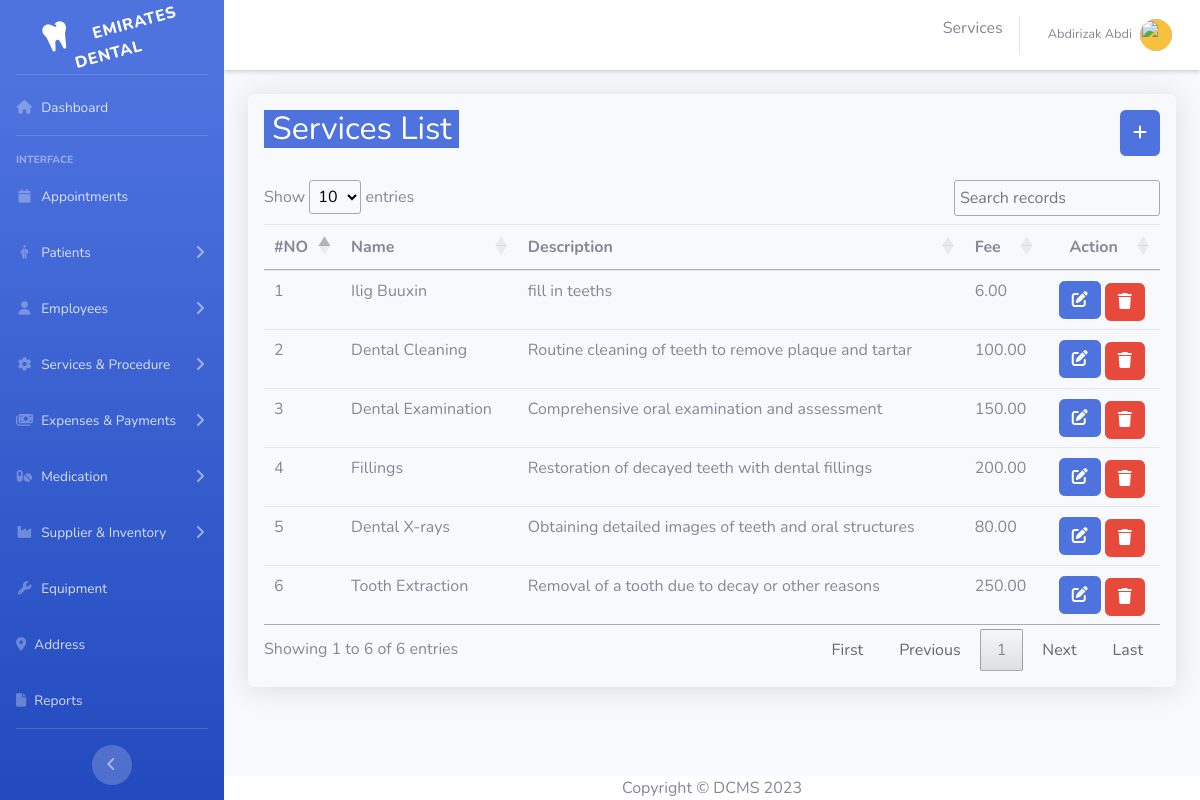
Screenshot of /index.php?page=services (signed in) with the database file from the repository.
### tables this page shows
CREATE TABLE `services` (
  `service_id` int(11) NOT NULL,
  `name` varchar(50) NOT NULL,
  `description` text DEFAULT NULL,
  `fee` decimal(10,2) NOT NULL
);

### index.php (called while the page is built, shortened)
<?php
$is404 = false;
$page = '';
if(isset($_GET['page']) && !empty($_GET['page'])){
    $page = $_GET['page'];
    $title = $titles[$page]["title"];
    $file = $titles[$page]["path"]."/$page.php";
}
elseif(!in_array($page, $titles)){
    $is404 = true;
}
else{
    header("Location: index.php?page=dashboard");
}
require_once('./includes/header.php');
require_once('./includes/sidebar.php');
require_once($is404 ? './includes/404.php' : $file );
require_once('./includes/footer.php');
?>

### app/services/services.php (the view, shortened to what this page needs)
<?php
include_once('./app/database/conn.php')
?>
<!DOCTYPE html>
<html>
<head>
</head>
<div class="container-fluid ">
        <div class=" mt-1 p-3 rounded overflow-auto shadow">
            <div class='small' id='small'></div>
            <div class='d-flex justify-content-between mb-4'>
                <h2 class="text-center text-white bg-primary px-2">Services List</h2>
                <button type="button" class="btn btn-primary me-5" data-toggle="modal" data-target="#serviceModal">
                    <i class="fa-solid fa-plus "></i>
                </button>
            </div>
            <table class="table table-hover" id="dataTable">
                <thead>
                    <tr>
                        <th scope="col">#NO</th>
                        <th>Name</th>
                        <th>Description</th>
                        <th>Fee</th>
                        <th class="text-center">Action</th>
                    </tr>
                </thead>
                <tbody>
                    <?php
                    $count = 0;
                    $sql = "SELECT * FROM services";
                    $result = mysqli_query($conn, $sql);
                    while ($row = mysqli_fetch_assoc($result)) {
                        $count++;
                        echo "<tr>";
                        echo "<td>" . $count . "</td>";
                        echo "<td>" . $row["name"] . "</td>";
                        echo "<td>" . $row["description"] . "</td>";
                        echo "<td>" . $row["fee"] . "</td>";
                        echo "<td class='text-center'>
                            <button  class='btn btn-primary' onclick='editServices(" . $row['service_id'] . ")'> <i class='fa fa-edit'></i> </button>
                            <a href='#' class='btn btn-danger ms-2 mt-1' onclick='deleteServices(" . $row['service_id'] . ")'> <i class='fa fa-trash'></i> </a>
                          </td>";
                        echo "</tr>";
                    }
                    ?>
                </tbody>
            </table>
        </div>
    </div>
</html>

### includes/header.php (shortened to what this page needs)
<!DOCTYPE html>
<html lang="en">
<head>
    <link rel="stylesheet" href="./vendor/fontawesome/css/all.min.css">
    <link href="css/sb-admin-2.min.css" rel="stylesheet">
    <link href="./vendor/fullcalendar/lib/main.min.css" rel="stylesheet">
    <link href="./vendor/DataTables/DataTables/css/jquery.dataTables.min.css" rel="stylesheet">
    <link href="./vendor/DataTables/Buttons/css/buttons.dataTables.min.css" rel="stylesheet">
    <link href="./vendor/select2/css/select2.css" rel="stylesheet">
</head>
<body id="page-top">
    <div id="wrapper">

### includes/sidebar.php (shortened to what this page needs)
<ul class="navbar-nav bg-gradient-primary sidebar sidebar-dark accordion" id="accordionSidebar">
    <a class="sidebar-brand d-flex align-items-center justify-content-center" href="index.php">
        <div class="sidebar-brand-icon rotate-n-15">
            <i class="fas fa-tooth"></i>
            <div class="sidebar-brand-text mx-3">Emirates Dental</div>
        </div>
    </a>
    <hr class="sidebar-divider my-1">
    <li class="nav-item">
        <a class="nav-link" href="index.php?page=dashboard">
            <i class="fas fa-fw fa-house"></i>
            <span>Dashboard</span></a>
    </li>
    <hr class="sidebar-divider">
    <div class="sidebar-heading">
        Interface
    </div>
    <li class="nav-item">
        <a class="nav-link" href="index.php?page=appointment">
            <i class="fa fa-fw fa-calendar"></i>
            <span>Appointments</span>
        </a>
    </li>
    <li class="nav-item">
        <a class="nav-link collapsed" href="#" data-toggle="collapse" data-target="#collapsePatient" aria-expanded="true" aria-controls="collapseUtilities">
            <i class="fa-solid fa-fw fa-person-half-dress"></i>
            <span>Patients</span>
        </a>
    </li>
    <li class="nav-item">
        <a class="nav-link collapsed" href="#" data-toggle="collapse" data-target="#collapseStaff" aria-expanded="true" aria-controls="collapseUtilities">
            <i class="fas fa-fw fa-user"></i>
            <span>Employees</span>
        </a>
    </li>
    <li class="nav-item">
        <a class="nav-link collapsed" href="#" data-toggle="collapse" data-target="#collapseServices" aria-expanded="true" aria-controls="collapseUtilities">
            <i class="fas fa-fw fa-gear"></i>
            <span>Services & Procedure</span>
        </a>
    </li>
    <li class="nav-item">
        <a class="nav-link collapsed" href="#" data-toggle="collapse" data-target="#collapseExpenses" aria-expanded="true" aria-controls="collapseUtilities">
            <i class="fas fa-fw fa-money-bills"></i>
            <span>Expenses & Payments</span>
        </a>
    </li>
    <li class="nav-item">
        <a class="nav-link collapsed" href="#" data-toggle="collapse" data-target="#collapseMedication" aria-expanded="true" aria-controls="collapseUtilities">
            <i class="fas fa-fw fa-pills"></i>
            <span>Medication</span>
        </a>
    </li>
    <li class="nav-item">
        <a class="nav-link collapsed" href="#" data-toggle="collapse" data-target="#collapseSupplier" aria-expanded="true" aria-controls="collapseUtilities">
            <i class="fas fa-fw fa-industry"></i>
            <span>Supplier & Inventory</span>
        </a>
    </li>
    <li class="nav-item">
        <a class="nav-link" href="index.php?page=equipment">
            <i class="fas fa-fw fa-wrench"></i>
            <span>Equipment</span>
        </a>
    </li>
    <li class="nav-item">
        <a class="nav-link " href="index.php?page=address" >
        <i class="fa-solid fa-location-dot"></i>
            <span>Address</span>
        </a>
    </li>
    <li class="nav-item">
        <a class="nav-link " href="index.php?page=reports" >
        <i class="fa-solid fa-file"></i>
            <span>Reports</span>
        </a>
    </li>
    <hr class="sidebar-divider d-none d-md-block">
    <div class="text-center d-none d-md-inline">
        <button class="rounded-circle border-0" id="sidebarToggle"></button>
    </div>
</ul>
<div id="content-wrapper" class="d-flex flex-column">
    <div id="content">
        <nav class="navbar navbar-expand navbar-light bg-white topbar mb-4 static-top shadow-sm">
            <ul class="navbar-nav ml-auto">
                <li class="mt-3 text-center me-5 fs-4"><?php if (isset($title)) {
                                                            echo $title;
                                                        } ?></li>
                <li class="nav-item dropdown no-arrow">
                    <a class="nav-link dropdown-toggle" href="#" id="userDropdown" role="button" data-toggle="dropdown" aria-haspopup="true" aria-expanded="false">
                        <span class="mr-2 d-none d-lg-inline text-gray-600 small"><?php  echo $_SESSION["employee_name"];  ?></span>
                        <div class="rounded-circle btn-warning">
                            <img class="img-profile rounded-circle" src="<?php  echo './app/img/employee/'.$_SESSION["profile"];  ?>">
                        </div>
                    </a>
                </li>
            </ul>
        </nav>

### includes/footer.php (shortened to what this page needs)
    <footer class="footer fixed-bottom bg-white">
        <div class="container my-auto">
            <div class="copyright text-center my-auto">
                <span>Copyright &copy; DCMS 2023</span>
            </div>
        </div>
    </footer>
    </div>
    </div>
</div>
    </body>
    </html>

### includes/footer.php (style rules this page uses)
.footer { margin-left: 224px; }

### rows the page displays
services: name "Ilig Buuxin", description "fill in teeths", fee "6.00"
services: name "Dental Cleaning", description "Routine cleaning of teeth to remove plaque and tartar", fee "100.00"
services: name "Dental Examination", description "Comprehensive oral examination and assessment", fee "150.00"
services: name "Fillings", description "Restoration of decayed teeth with dental fillings", fee "200.00"
services: name "Dental X-rays", description "Obtaining detailed images of teeth and oral structures", fee "80.00"
services: name "Tooth Extraction", description "Removal of a tooth due to decay or other reasons", fee "250.00"

### other values shown
$title "Services"
$_SESSION["employee_name"] "Abdirizak Abdi"
